Frame 1 (no input): blank canvas, image omitted
Frame 60 (the mouse pressed at the canvas centre just before this capture): blank canvas, image omitted
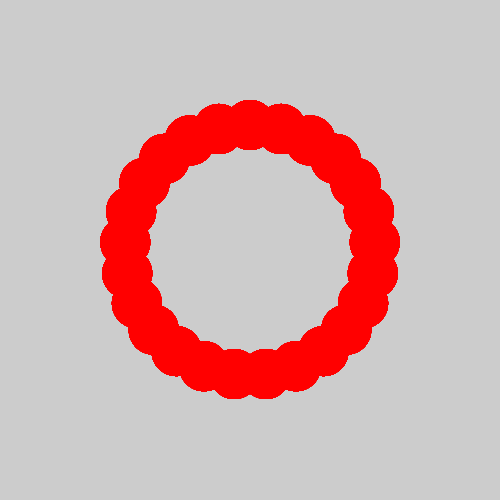
Frame 120 (the mouse held since frame 60 and released just before this capture)

The Processing sketch whose frames 1 and 60 were blank and that drew this single picture after the mouse press (run headless with seeded random() and noise(); from frame 60 on, the mouse is pressed at the canvas centre):

// Processing sketch: loops
// ── loops.pde
void setup()
{
  size(500, 500);
  cx = width / 2;
  cy = height / 2;
}

float cx, cy;

void draw()
{
  /*
  // Without using a loop
  line(100, 50, 150, 50);
  line(100, 70, 150, 70);
  line(100, 90, 150, 90);
  line(100, 110, 150, 110);
  line(100, 130, 150, 130);
  
  // While loop
  float y = 50;
  while(y <= 130)
  {
    line(170, y, 230, y);
    y += 20;
  }
  
  int line = 0;
  int linecount = 5;
  y = 50;
  while(line < linecount)
  {
    line(240, y, 290, y);    
    y += 20;
    line++;
  }
  
  int numlines = 10;
  line = 0;
  while(line < numlines)
  {
    float gap = width / numlines;
    line(gap * line, 0, gap * line, height);   
    line ++;
  }
  
  // For loop
  float gap = height / 10;
  for(int i = 0 ; i < 10 ; i++)
  {
    line(0, i * gap, width, i * gap);
  }
  */
  
  /*
  int numlines = 10;
  float gap = width / (float) numlines;
  for(int i = 0 ; i <= numlines ; i ++)
  {
    line(i * gap, 0, width - (i * gap), height);
  }
  
  for(int i = 0 ; i <= numlines ; i ++)
  {
    line(0, i * gap, width , height - (i * gap));
  }
  
  int numcircles = mouseX / 10;
  float w = width / (float) numcircles;
  float r = w / 2.0f;
  for(int i = 0 ; i < numcircles ; i ++)
  {
    ellipse(r + (i * w) , height / 2, w, w);
  }
  */
  int numCircles = mouseX / 10;
  float gap = TWO_PI / (float) numCircles;
  float radius = mouseY / 2;
  fill(255, 0, 0);
  noStroke();
  for(int i = 0 ; i < numCircles ; i ++)
  {
    float x = cx + sin(gap * i) * radius;
    float y = cy - cos(gap * i) * radius;
    ellipse(x, y, 50, 50);
  }
  
  
  
  
  
  
  
  
  
}
